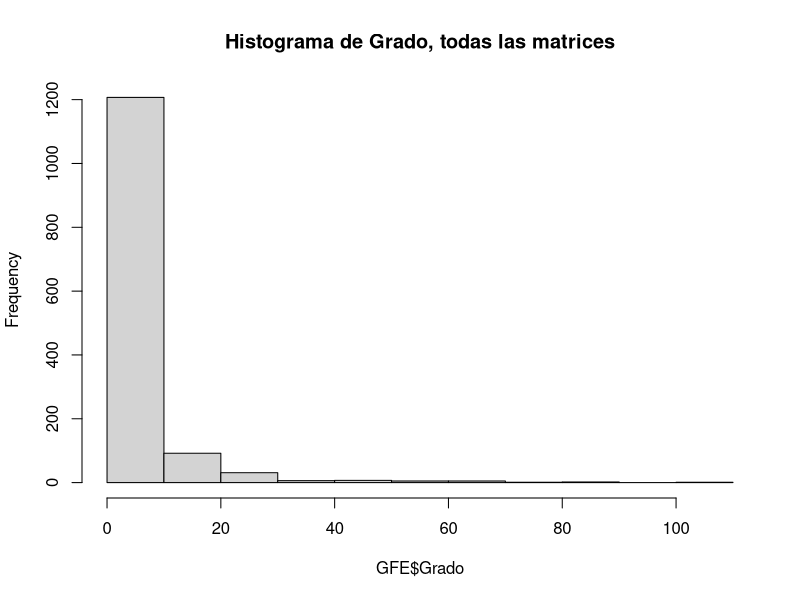
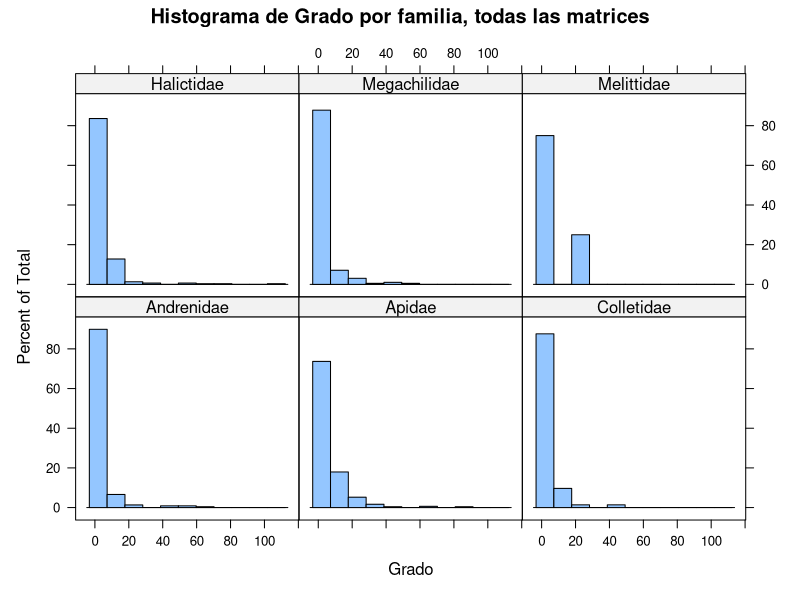
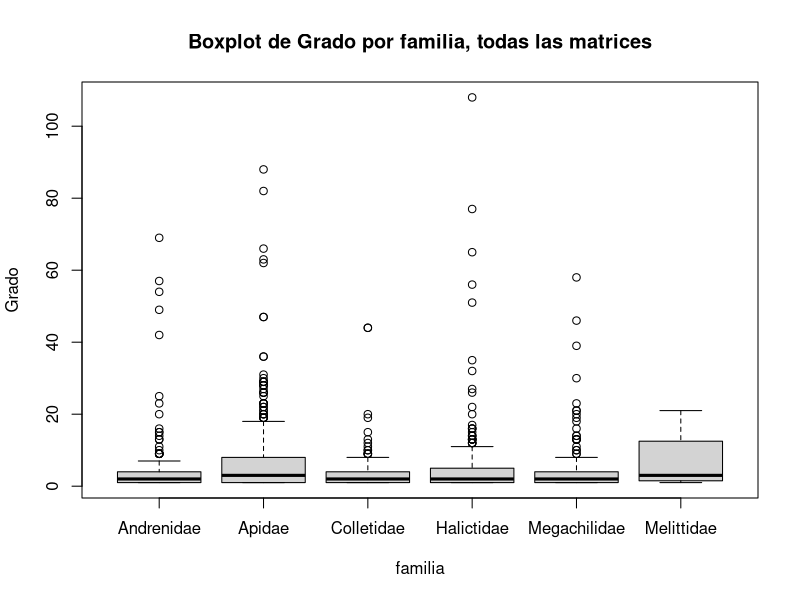
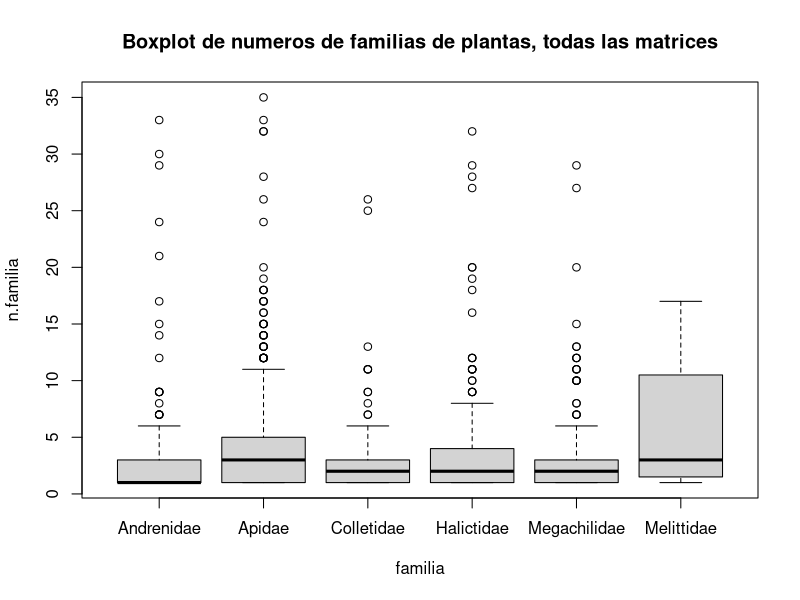
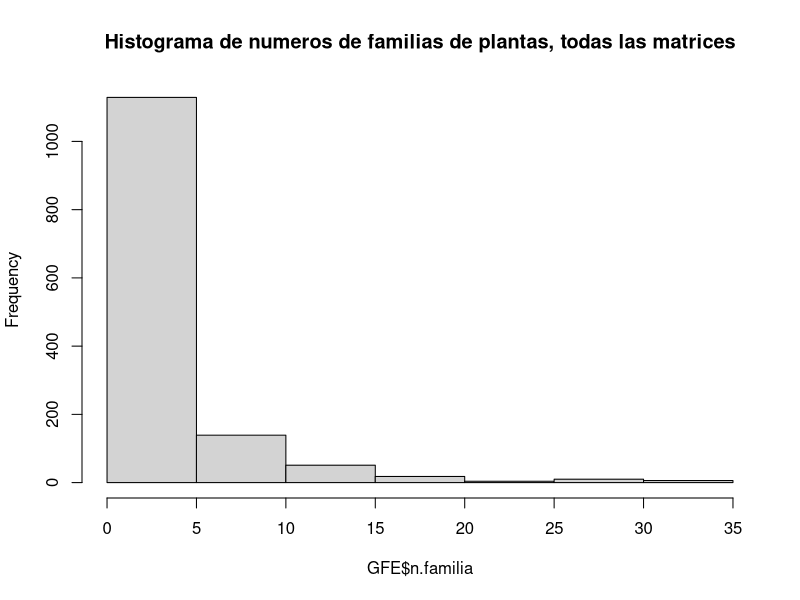
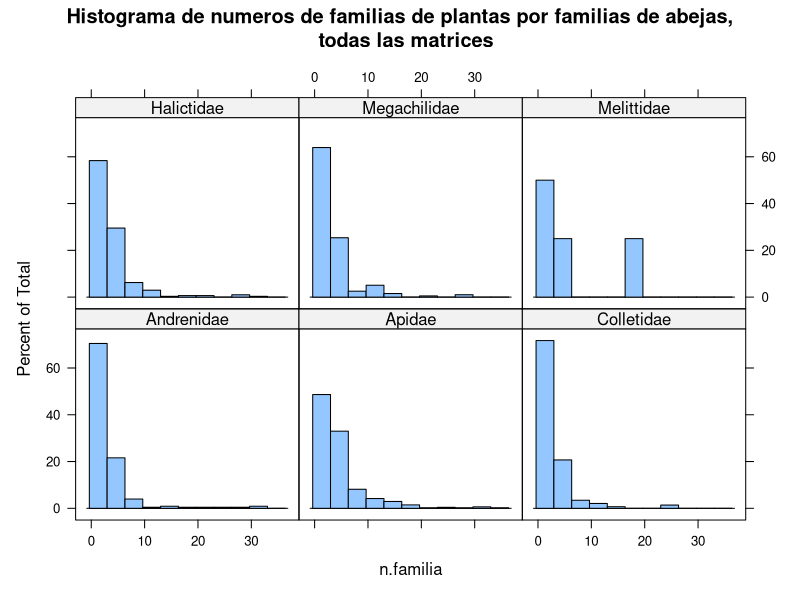
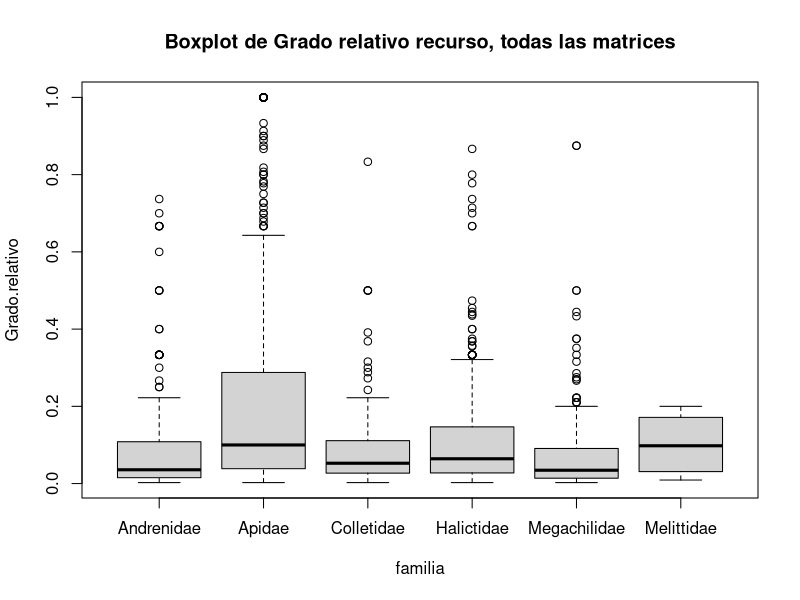
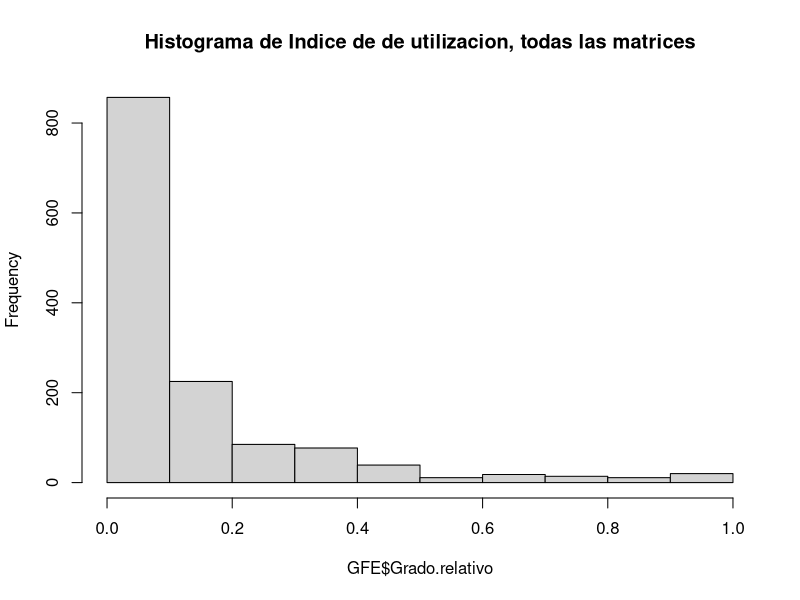

Reproduce these figures in R, in order. (Note: this script raises an error after producing the figures.)
library(tidyverse)
library(vegan)
library(lattice)

# base_datos <- readRDS("../00baseDatos/base_datos.RDS")

# ml.arm <- read.csv("../01procesos/ml.arm.csv")
ml.arm <- read.csv("../01procesos/ml.abejas.csv")


ml.arm2 <- ml.arm |> group_by(ID, sp.armonizado, planta) |> 
  mutate(interaccion=as.numeric(sum(interaccion, na.rm = TRUE)>0))

# ml <- base_datos$matriz_comp_larga
head(ml.arm2)
ml.arm2$Bases.de.datos <- NULL
ml.arm2$X <- NULL
ml <- unique(subset(ml.arm2, interaccion > 0))
ml <- subset(ml, !is.na(Familia.GBIF))
# especie <- base_datos$especies
# vegan::diversity(x = table(), index = "shannon")
# Grado familias y especies de plantas
# table(ml$Familia.GBIF, ml$planta)

# diversity(x = , groups = ml$ID)

GFE <- ml |> group_by(ID, familia, sp.armonizado) |>
  summarise(Grado=sum(interaccion==1),
         n.familia=length(unique(Familia.GBIF)),
         GFE=diversity(x=table(Familia.GBIF), index = "simpson")
         ) |>
  unique()
  # select(c(-planta,-interaccion)) |> 
head(GFE)


n.plantas.ID <- ml |> group_by(ID)|> summarise(
  n.plantas.ID=length(unique(planta))
)

n.familias.ID <- ml |> group_by(ID)|> summarise(
  n.familias.ID=length(unique(Familia.GBIF))
)


GFE <- merge(GFE, n.plantas.ID, by = "ID")
GFE <- merge(GFE, n.familias.ID, by = "ID")
GFE$Grado.relativo <- GFE$Grado/GFE$n.plantas.ID
GFE$Grado.relativo.familias <- GFE$n.familia/GFE$n.familias.ID

hist(GFE$Grado, main="Histograma de Grado, todas las matrices")
histogram(~Grado|familia, main="Histograma de Grado por familia, todas las matrices", GFE)
boxplot(Grado~familia, main="Boxplot de Grado por familia, todas las matrices",GFE); summary(GFE$Grado)

boxplot(n.familia~familia, main="Boxplot de numeros de familias de plantas, todas las matrices", GFE); summary(GFE$n.familia)
hist(GFE$n.familia, main="Histograma de numeros de familias de plantas, todas las matrices")
histogram(~n.familia|familia, main="Histograma de numeros de familias de plantas por familias de abejas,\n  todas las matrices", GFE)

boxplot(Grado.relativo~familia, main="Boxplot de Grado relativo recurso, todas las matrices", GFE); summary(GFE$Grado.relativo)
hist(GFE$Grado.relativo, main="Histograma de Indice de de utilizacion, todas las matrices")
histogram(~Grado.relativo|familia, main="Histograma de Indice de de utilizacion \n por familia, todas las matrices", GFE)

boxplot(Grado.relativo.familias~familia, main="Boxplot de Grado relativo de familias visitadas, \ntodas las matrices", GFE); summary(GFE$Grado.relativo.familias)*100
abline(h=summary(GFE$Grado.relativo.familias)[3], col="red", lwd=2)
hist(GFE$Grado.relativo.familias, main="Histograma de Indice de de utilizacion, todas las matrices")
histogram(~Grado.relativo.familias|familia, main="Histograma de Grado relativo de familias visitadas \n por familia, todas las matrices", GFE)

# GFE <- subset(GFE, GFE>0)
hist(GFE$GFE)
boxplot(GFE~familia, GFE)
histogram(~GFE|familia, GFE)

library(psych)
pairs.panels(GFE[,c("Grado", "n.familia",
                    "Grado.relativo","Grado.relativo.familias",
                    "GFE")])

GFE <- GFE |> group_by(ID)|> mutate(Z_Grado=scale(Grado)[,1])
hist(GFE$Z_Grado)
boxplot(Z_Grado~familia, GFE)
histogram(~Z_Grado|familia, GFE)



GFE$color.x <- as.numeric(as.factor(GFE$familia))

# write.csv(x = Grados, file = "../02salidas/GradosV2.csv", row.names = FALSE)
write.csv(x = GFE, file = "../02salidas/GFE.csv", row.names = FALSE)



#### HASTA ACA

# Calculo de grado de especies de familias de abeja

bdDIT <- read.csv("../02salidas/DITfull_porFuente.csv")
especie <- bdDIT
especie$DIT <- NULL
especie$FuenteDatos <- NULL
head(especie)

esp2 <- base_datos$especies
head(esp2)
egf <- unique(esp2[,c("familia","genero","especie")])
head(egf)
names(egf) <- names(especie)
head(egf)
egf$Genus_and_species <- gsub(pattern = "[.]",replacement = " ", x = egf$Genus_and_species)

aaa <- unique(rbind(egf, especie))

ml_esp <- merge(ml, aaa, by.x="sp.armonizado", by.y="Genus_and_species", all.x=TRUE)

head(ml_esp)


ml_abejas <- subset(ml_esp,  Family %in% c("Andrenidae",
                                            "Apidae",
                                            "Colletidae",
                                            "Halictidae",
                                            "Megachilidae",
                                            "Melittidae",
                                            "Strenitidae"))
sort(unique(ml_esp$sp.armonizado))
sort(unique(ml_abejas$sp.armonizado))
length(unique(ml_abejas$sp.armonizado))

ml_abejas_sinSP <- ml_abejas[!grepl(pattern = "\\ sp", x = ml_abejas$sp.armonizado, useBytes = TRUE)|
                               is.element(ml_abejas$sp.armonizado, c("Agapostemon splendens",
                                                               "Andrena spiraeana",
                                                               "Anthocopa spinigera",
                                                               "Colletes speciosus",
                                                               "Colletes spectabilis",
                                                               "Trigona spinipes",
                                                               "Osmia spinigera")),]
head(ml_abejas_sinSP)
sort(unique(ml_abejas_sinSP$sp.armonizado))

intersect(unique(ml_abejas$sp.armonizado), unique(ml_abejas_sinSP$sp.armonizado))
setdiff(unique(ml_abejas_sinSP$sp.armonizado),unique(ml_abejas$sp.armonizado))
setdiff(unique(ml_abejas$sp.armonizado),unique(ml_abejas_sinSP$sp.armonizado))

# Grado abejas
GradoA <- ml_abejas |> group_by(ID, sp.armonizado) |>
  mutate(Grado=sum(interaccion==1)) |>
  select(c(-plantas,-interaccion, -Genus, -Family)) |> 
  unique()
head(GradoA)
summary(GradoA)

# Calculo de grado relativo y zscore
Grados_A <- GradoA |> group_by(ID) |>
  mutate(Grado_max=max(Grado)) |>
  mutate(Grado_relativo=Grado/Grado_max) |>
  mutate(Z_Grado=scale(Grado)[,1])|>
  unique()
head(Grados_A)

write.csv(x = Grados_A, file = "../02salidas/Grados_Abejas.csv", row.names = FALSE)
library(lattice)
histogram(~Grado|ID, Grados_A, as.table=TRUE)
histogram(~Z_Grado|ID, Grados_A, as.table=TRUE)
histogram(~Grado_relativo|ID, Grados_A, as.table=TRUE)

# sin Apis mellifera
ml_abejas_sinAM <- subset(ml_abejas, !is.element(sp.armonizado, c ("Apis mellifera", "Apis mellifera Linnaeus")))

# Grado abejas
GradosinAM <- ml_abejas_sinAM |> group_by(ID, sp.armonizado) |>
  mutate(Grado=sum(interaccion==1)) |>
  select(c(-plantas,-interaccion, -Genus, -Family)) |> 
  unique()

# Calculo de grado relativo y zscore
Grados_sinAM <- GradosinAM |> group_by(ID) |>
  mutate(Grado_max=max(Grado)) |>
  mutate(Grado_relativo=Grado/Grado_max) |>
  mutate(Z_Grado=scale(Grado)[,1])

write.csv(x = Grados_sinAM, file = "../02salidas/Grados_Abejas_sinAM.csv", row.names = FALSE)




# sin sp
# Grado abejas
GradosinSP <- ml_abejas_sinSP |> group_by(ID, sp.armonizado) |>
  mutate(Grado=sum(interaccion==1)) |>
  select(c(-plantas,-interaccion, -Genus, -Family)) |> 
  unique()

# Calculo de grado relativo y zscore
Grados_sinSP <- GradosinSP |> group_by(ID) |>
  mutate(Grado_max=max(Grado)) |>
  mutate(Grado_relativo=Grado/Grado_max) |>
  mutate(Z_Grado=scale(Grado)[,1])

write.csv(x = Grados_sinSP, file = "../02salidas/Grados_Abejas_sinSP.csv", row.names = FALSE)



# histograma de grado
for(i in unique(Grados$ID)){
  print(i)
  Grado_i <- subset(Grados, ID==i)
  
  # Grado
  png(filename = paste0("../03figuras/Grado/histograma_grado_",i,".png"))
  hist(Grado_i$Grado, main=paste("Histograma grado absoluto \n red",i),
       ylab="Frecuencia",
       xlab="Grado", las=1)
  dev.off()
  
  # Grado relativo
  png(filename = paste0("../03figuras/Grado/histograma_gradoRelativo_",i,".png"))
  hist(Grado_i$Grado_relativo, main=paste("Histograma grado relativo \n red",i),
       ylab="Frecuencia",
       xlab="Grado relativo", las=1)
  dev.off()
  
  # Zscore
  png(filename = paste0("../03figuras/Grado/histograma_Z_score_",i,".png"))
  hist(Grado_i$Z_Grado, main=paste("Histograma z score \n red",i),
       ylab="Frecuencia",
       xlab="Z score", las=1)
  dev.off()
}

Grados_A <- subset(Grados_A, !is.nan(Z_Grado))

# histograma de grados abejas
for(i in unique(Grados_A$ID)){
  print(i)
  # if(i=="M_060"){next}
  # if(i=="M_036"){next}
  # if(i=="M_013"){next}
  # if(i=="M_075"){next}
  # if(i=="M_009"){next}
  # if(i=="M_074"){next}
  # if(i=="M_038"){next}
  # if(i=="M_024"){next}
  # if(i=="M_010"){next}
  # if(i=="M_020"){next}
  # if(i=="M_026"){next}
  Grado_A_i <- subset(Grados_A, ID==i)
  
  # Grado
  png(filename = paste0("../03figuras/Grado/histograma_grado_Abejas_",i,".png"))
  hist(Grado_A_i$Grado, main=paste("Histograma grado absoluto Abejas\n red",i),
       ylab="Frecuencia",
       xlab="Grado", las=1)
  dev.off()
  
  # Grado relativo
  png(filename = paste0("../03figuras/Grado/histograma_gradoRelativo_Abejas_",i,".png"))
  hist(Grado_A_i$Grado_relativo, main=paste("Histograma grado relativo Abejas \n red",i),
       ylab="Frecuencia",
       xlab="Grado relativo", las=1)
  dev.off()
  
  # Zscore
  png(filename = paste0("../03figuras/Grado/histograma_Z_score_Abejas_",i,".png"))
  hist(Grado_A_i$Z_Grado, main=paste("Histograma z score Abejas \n red",i),
       ylab="Frecuencia",
       xlab="Z score", las=1)
  dev.off()
}


# sin Apis mellifera
Grados_sinAM <- subset(Grados_sinAM, !is.nan(Z_Grado))

# histograma de grados abejas
for(i in unique(Grados_sinAM$ID)){
  print(i)
  # if(i=="M_060"){next}
  # if(i=="M_036"){next}
  # if(i=="M_013"){next}
  # if(i=="M_075"){next}
  # if(i=="M_009"){next}
  # if(i=="M_074"){next}
  # if(i=="M_038"){next}
  # if(i=="M_024"){next}
  # if(i=="M_010"){next}
  # if(i=="M_020"){next}
  # if(i=="M_026"){next}
  Grados_sinAM_i <- subset(Grados_sinAM, ID==i)
  
  # Grado
  png(filename = paste0("../03figuras/Grado/histograma_grado_Abejas_sinAM_",i,".png"))
  hist(Grados_sinAM_i$Grado, main=paste("Histograma grado absoluto Abejas sin A. mellifera\n red",i),
       ylab="Frecuencia",
       xlab="Grado", las=1)#, breaks = seq(1,5,max(Grados_sinAM_i$Grado)))
  dev.off()
  
  # Grado relativo
  png(filename = paste0("../03figuras/Grado/histograma_gradoRelativo_Abejas_sinAM_",i,".png"))
  hist(Grados_sinAM_i$Grado_relativo, main=paste("Histograma grado relativo Abejas sin A. mellifera\n red",i),
       ylab="Frecuencia",
       xlab="Grado relativo", las=1)
  dev.off()
  
  # Zscore
  png(filename = paste0("../03figuras/Grado/histograma_Z_score_Abejas_sinAM_",i,".png"))
  hist(Grados_sinAM_i$Z_Grado, main=paste("Histograma z score Abejas sin A. mellifera\n red",i),
       ylab="Frecuencia",
       xlab="Z score", las=1)
  dev.off()
}

# sin sp
  Grados_sinSP <- subset(Grados_sinSP, !is.nan(Z_Grado))
  Grados_sinSP <- subset(Grados_sinSP, !is.element(sp.armonizado,c ("Apis.mellifera", "Apis.mellifera.Linnaeus")))

# histograma de grados abejas
  for(i in unique(Grados_sinSP$ID)){
  print(i)
  # if(i=="M_060"){next}
  # if(i=="M_036"){next}
  # if(i=="M_013"){next}
  # if(i=="M_075"){next}
  # if(i=="M_009"){next}
  # if(i=="M_074"){next}
  # if(i=="M_038"){next}
  # if(i=="M_024"){next}
  # if(i=="M_010"){next}
  # if(i=="M_020"){next}
  # if(i=="M_026"){next}
  Grados_sinSP_i <- subset(Grados_sinSP, ID==i)
  
  # Grado
  png(filename = paste0("../03figuras/Grado/histograma_grado_Abejas_sinSP_",i,".png"))
  hist(Grados_sinSP_i$Grado, main=paste("Histograma grado absoluto Abejas sin A. mellifera ni .sp\n red",i),
       ylab="Frecuencia",
       xlab="Grado", las=1)#, breaks = seq(1,5,max(Grados_sinAM_i$Grado)))
  dev.off()
  
  # Grado relativo
  png(filename = paste0("../03figuras/Grado/histograma_gradoRelativo_Abejas_sinSP_",i,".png"))
  hist(Grados_sinSP_i$Grado_relativo, main=paste("Histograma grado relativo Abejas sin A. mellifera ni .sp\n red",i),
       ylab="Frecuencia",
       xlab="Grado relativo", las=1)
  dev.off()
  
  # Zscore
  png(filename = paste0("../03figuras/Grado/histograma_Z_score_Abejas_sinSP_",i,".png"))
  hist(Grados_sinSP_i$Z_Grado, main=paste("Histograma z score Abejas sin A. mellifera ni .sp\n red",i),
       ylab="Frecuencia",
       xlab="Z score", las=1)
  dev.off()
}
